Frame 1 (no input): blank canvas, image omitted
Frame 60 (the mouse pressed at the canvas centre just before this capture): blank canvas, image omitted
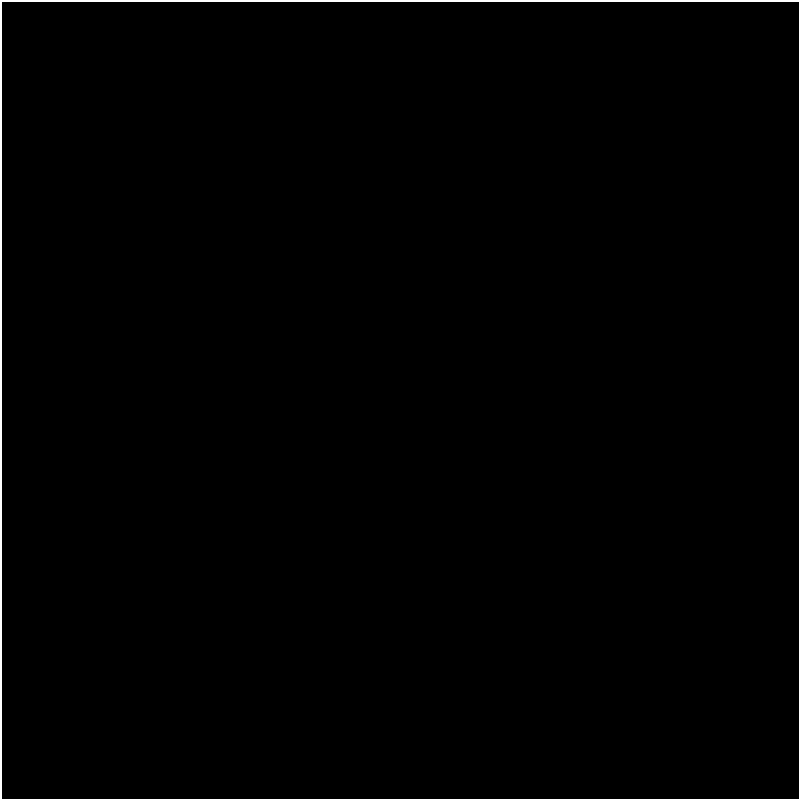
Frame 120 (the mouse held since frame 60 and released just before this capture)

The Processing sketch whose frames 1 and 60 were blank and that drew this single picture after the mouse press (run headless with seeded random() and noise(); from frame 60 on, the mouse is pressed at the canvas centre):

// Processing sketch: processing_41291
// ── processing_41291.pde

void setup() {
  size(800, 800);
  background(0);
  smooth();
  frameRate(10);
}

void draw() 
{
  variableEllipse(mouseX, mouseY, pmouseX, pmouseY);
}


void variableEllipse(int x, int y, int px, int py) 
{
  float speed = abs(x-px) + abs(y-py);
  noFill();
  stroke(speed);
  strokeWeight(3);
  rectMode(CENTER);
  rect(x, y, speed, speed);
}
